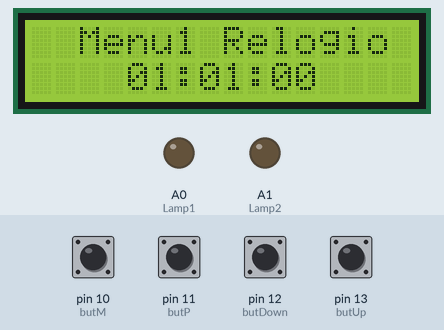
Simulated run of this sketch. Board: Arduino Uno, built with avr-gcc and run on an emulated ATmega328P. Parts: 16×2 character LCD, output pins drawn as LEDs (lit = HIGH). The inputs (shaded band) are chosen by the test bench; at power-on: pin 10 (butM), pin 11 (butP), pin 12 (butDown), pin 13 (butUp) HIGH.

Above: at 1.2 s.
1.3 s: pin 12 (butDown) pulled LOW for 1 s
At 3.1 s:
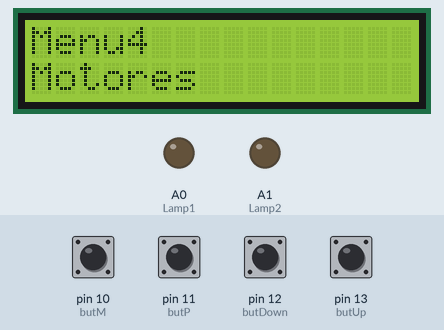
3.9 s: pin 12 (butDown) pulled LOW for 0.35 s
At 5.5 s:
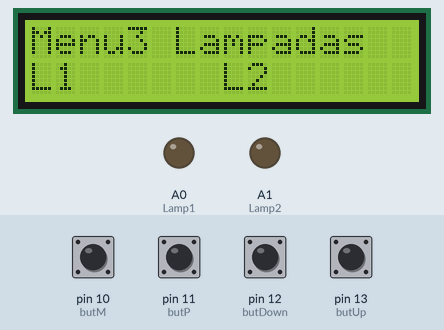
5.8 s: pin 10 (butM) pulled LOW for 0.35 s
At 6.8 s:
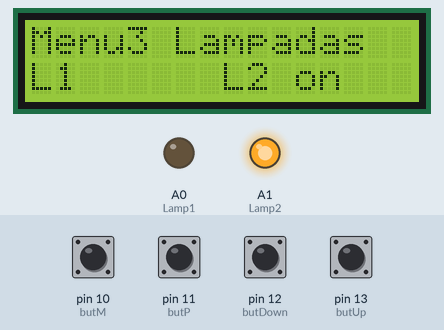
7.6 s: pin 11 (butP) pulled LOW for 0.35 s
At 9.1 s:
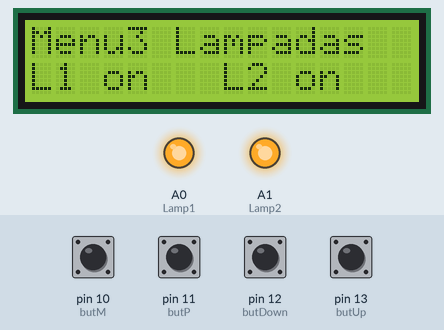
9.4 s: pin 10 (butM) pulled LOW for 1 s
At 10.7 s:
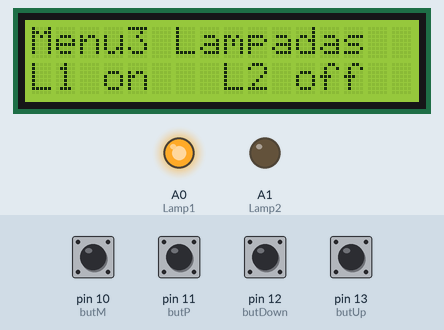
11.9 s: pin 11 (butP) pulled LOW for 1 s
At 13.7 s:
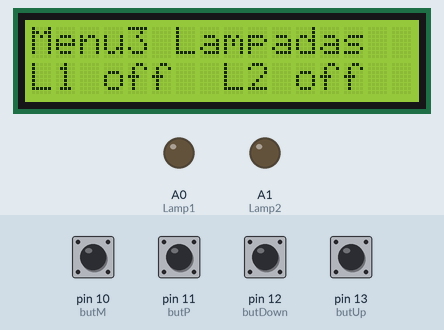
Timing chart, 0 to 15.2 s (numbered marks = the images above; inputs shaded):
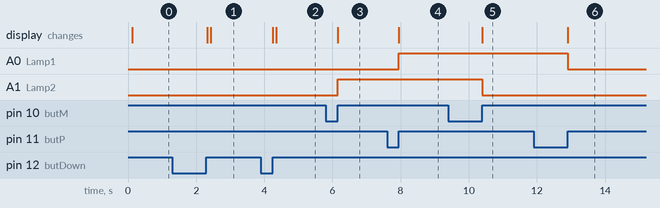

Measured:
- after the input at 1.3 s, the display: first changes after 1.0 s (image 1 shows a later state)
- after the input at 3.9 s, the display: first changes after 0.35 s (image 2 shows a later state)
- after the input at 5.8 s, A1 (Lamp2): LOW → HIGH after 0.35 s; the display: changes after 0.35 s (image 3)
- after the input at 7.6 s, A0 (Lamp1): LOW → HIGH after 0.35 s; the display: changes after 0.35 s (image 4)
- after the input at 9.4 s, A1 (Lamp2): HIGH → LOW after 1.0 s; the display: changes after 1.0 s (image 5)
- after the input at 11.9 s, A0 (Lamp1): HIGH → LOW after 1.0 s; the display: changes after 1.0 s (image 6)

The sketch:

lcd_submenu.ino
```cpp
/*
   Curso de Arduino WR Kits Aula 29

   www.wrkits.com.br
   facebook.com/wrkits
   youtube.com/user/canalwrkits

   Menu para Display LCD 16 x 2

   Autor: Eng. Wagner Rambo, Data: Agosto de 2015

   https://www.youtube.com/watch?v=Swr2Q1IFiBM&t=932s

*/

// --- Bibliotecas Auxiliares ---
#include <LiquidCrystal.h>                              //Biblioteca para o display LCD

// --- Mapeamento de Hardware ---
#define butUp    13                                     //Botão para selecionar tela acima no digital 13
#define butDown  12                                     //Botão para selecionar tela abaixo no digital 12
#define butP     11                                     //Botão de ajuste mais no digital 11
#define butM     10                                     //Botão de ajuste menos no digital 10
#define Lamp1    A0                                     //Saída para lâmpada 1 no A0 (será usado como digital)
#define Lamp2    A1                                     //Saída para lâmpada 2 no A1 (será usado como digital)

// --- Protótipo das Funções Auxiliares ---
void changeMenu();                                      //Função para modificar o menu atual
void dispMenu();                                        //Função para mostrar o menu atual
void data_hora();                                       //Função do menu1, data e hora
void temperatura();                                     //Função do menu2, temperatura
void lights();                                          //Função do menu3, acionamento de lampadas
void menu4();                                           //Função do menu4

// --- Variaveis do segundo, minuto, hora


int segundo;
int minuto;
int hora;

// --- Variáveis Globais ---
char menu = 0x01;                                       //Variável para selecionar o menu
char set1 = 0x00, set2 = 0x00;                          //Controle das lâmpadas
boolean t_butUp, t_butDown, t_butP, t_butM;             //Flags para armazenar o estado dos botões

// --- Hardware do LCD ---
LiquidCrystal disp(2,  //RS no digital 7
                   3,  //EN no digital 6
                   4,  //D4 no digital 5
                   5,  //D5 no digital 4
                   6,  //D6 no digital 3
                   7); //D7 no digital 2

// --- Configurações Iniciais ---
void setup()
{
  disp.begin(16,2);                                      //Inicializa LCD 16 x 2

  //for(char i=9; i<13; i++) pinMode(i, INPUT_PULLUP);     //Entrada para os botões (digitais 9 a 12) com pull-ups internos

  pinMode(8, INPUT_PULLUP);                             //relogio
  pinMode(9, INPUT_PULLUP);                             // relogio
  pinMode(10, INPUT_PULLUP);
  pinMode(11, INPUT_PULLUP);
  pinMode(12, INPUT_PULLUP);
  pinMode(13, INPUT_PULLUP);

  pinMode(Lamp1, OUTPUT);                                //Configura saída para lâmpada 1
  pinMode(Lamp2, OUTPUT);                                //Configura saída para lâmpara 2

  t_butUp   = 0x00;                                      //limpa flag do botão Up
  t_butDown = 0x00;                                      //limpa flag do botão Down
  t_butP    = 0x00;                                      //limpa flag do botão P
  t_butM    = 0x00;                                      //limpa flag do botão M

  digitalWrite(Lamp1, LOW);                              //Lâmpada 1 inicia apagada
  digitalWrite(Lamp2, LOW);                              //Lâmpada 2 inicia apagada


} //end setup


// --- Loop Infinito ---
void loop()
{
   changeMenu();
   dispMenu();


} //end loop


// --- Desenvolvimento das Funções Auxiliares ---
void changeMenu()                                       //Modifica o menu atual
{
   if(!digitalRead(butUp))   t_butUp   = 0x01;          //Botão Up pressionado? Seta flag
   if(!digitalRead(butDown)) t_butDown = 0x01;          //Botão Down pressionado? Seta flag

   if(digitalRead(butUp) && t_butUp)                    //Botão Up solto e flag setada?
   {                                                    //Sim...
      t_butUp = 0x00;                                   //Limpa flag

      disp.clear();                                     //Limpa display
      menu++;                                           //Incrementa menu

      if(menu > 0x04) menu = 0x01;                      //Se menu maior que 4, volta a ser 1

   } //end butUp

   if(digitalRead(butDown) && t_butDown)                //Botão Down solto e flag setada?
   {                                                    //Sim...
      t_butDown = 0x00;                                 //Limpa flag

      disp.clear();                                     //Limpa display
      menu--;                                           //Decrementa menu

      if(menu < 0x01) menu = 0x04;                      //Se menu menor que 1, volta a ser 4
delay(100);

   } //end butDown

} //end changeMenu

void dispMenu()                                         //Mostra o menu atual
{
    switch(menu)                                        //Controle da variável menu
    {
       case 0x01:                                       //Caso 1
             data_hora();                               //Chama a função de relógio

             break;                                     //break
       case 0x02:                                       //Caso 2
             temperatura();                             //Chama a função do termômetro

             break;                                     //break
       case 0x03:                                       //Caso 3
             lights();                                  //Chama função para acionamento de lâmpadas

             break;                                     //break
       case 0x04:                                       //Caso 4
             menu4();                                   //Chama função para o menu4

             break;                                     //break

    } //end switch menu

} //end dispMenu

void data_hora()                                        //Data e Hora (menu1)
/*{

   disp.setCursor(0,0);                                 //Posiciona cursor na coluna 1, linha 1
   disp.print("Data e Hora");                           //Imprime mensagem
   disp.setCursor(0,1);                                 //Posiciona cursor na coluna 1, linha 2

   // Desenvolver uma função de data e hora...

   disp.print("28/09/2017  21:29");                       //Mostrador (apenas ilustrativo......)

} //end data_hora */

{

  disp.begin(16, 2);
  disp.setCursor(2, 0);
  disp.print("Menu1 Relogio");
  segundo = 00;
  minuto = 00;
  hora = 00;

  if(digitalRead(10) == 1){
    hora++;
  }
  if(digitalRead(11) == 1){
    minuto++;
  }

  disp.setCursor(4,1);
  if(hora < 10){
    disp.print("0");
  }
  if(hora > 24){
    hora = 0;
  }
  disp.print(hora);
  disp.print(":");

  if(minuto < 10){
    disp.print("0");
  }
  disp.print(minuto);
  disp.print(":");

  if(segundo < 10){
    disp.print("0");
  }
  disp.print(segundo);

  segundo++;
  if(segundo == 60){
    minuto++;
    segundo = 0;
  }
  if(minuto == 60){
    hora++;
    minuto = 0;
  }

  if(hora == 24){
    hora = 0;
  }
  delay(500);

}

void temperatura()                                      //Temperatura (menu2)
{
   disp.setCursor(0,0);                                 //Posiciona cursor na coluna 1, linha 1
   disp.print("Menu2 Temperatura");                           //Imprime mensagem
   disp.setCursor(0,1);                                 //Posiciona cursor na coluna 2, linha 2
   disp.print("25 Celsius");                            //Mostrador (apenas ilustrativo......)

} //end temperatura()

void lights()                                           //Acionamento de lâmpadas (menu3)
{

   disp.setCursor(0,0);                                 //Posiciona cursor na coluna 1, linha 1
   disp.print("Menu3 Lampadas");                      //Imprime mensagem do menu 3
   disp.setCursor(0,1);                                //Posiciona cursor na coluna 1, linha 2
   disp.print("L1 ");                                  //Imprime mensagem
   disp.setCursor(8,1);                                //Posiciona cursor na coluna 8, linha 2
   disp.print("L2 ");                                   //Imprime mensagem

   if(!digitalRead(butP))    t_butP    = 0x01;          //Botão P pressionado? Seta flag
   if(!digitalRead(butM))    t_butM    = 0x01;          //Botão M pressionado? Seta flag

   if(digitalRead(butP) && t_butP)                      //Botão P solto e flag setada?
   {                                                    //Sim...
      t_butP = 0x00;                                    //Limpa flag

      set1++;                                           //Incrementa set1

      if(set1 > 2) set1 = 0x01;                         //Se maior que 2, volta a ser 1

      switch(set1)                                      //Controle do set1
      {
          case 0x01:                                    //Caso 1
                disp.setCursor(0,1);                    //Posiciona cursor na coluna 1, linha 2
                disp.print("L1 on ");                   //Imprime mensagem
                digitalWrite(Lamp1, HIGH);              //Liga lâmpada 1
                break;                                  //Break
          case 0x02:                                    //Caso 2
                disp.setCursor(0,1);                    //Posiciona cursor na coluna 1, linha 2
                disp.print("L1 off");                   //Imprime mensagem
                digitalWrite(Lamp1, LOW);               //Desliga lâmpada 1
                break;                                  //Break

      } //end switch set1

   } //end butP

   if(digitalRead(butM) && t_butM)                      //Botão D solto e flag setada?
   {                                                    //Sim...
      t_butM = 0x00;                                    //Limpa flag

      set2++;                                           //Incrementa set2

      if(set2 > 2) set2 = 0x01;                         //Se maior que 2, volta a ser 1

      switch(set2)                                      //Controle do set2
      {
          case 0x01:                                    //Caso 1
                disp.setCursor(8,1);                    //Posiciona cursor na coluna 8, linha 2
                disp.print("L2 on ");                   //Imprime mensagem
                digitalWrite(Lamp2, HIGH);              //Liga lâmpada 2
                break;                                  //Break
          case 0x02:                                    //Caso 2
                disp.setCursor(8,1);                    //Posiciona cursor na coluna 8, linha 2
                disp.print("L2 off");                   //Imprime mensagem
                digitalWrite(Lamp2, LOW);               //Liga lâmpada 1
                break;                                  //Break

      } //end switch set1

   } //end butM


} //end lights

void menu4()                                            //Função genérica para um quarto menu...
{
   disp.setCursor(0,0);                                 //Posiciona cursor na coluna 1, linha 1
   disp.print("Menu4 ");                                //Imprime mensagem
   disp.setCursor(0,1);                                 //Posiciona cursor na coluna 8, linha 2
   disp.print("Motores");                               //Créditos


} //end menu4


   //pode-se implementar quantos menus quiser
```
